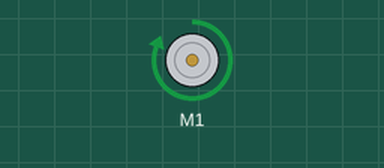
Simulated run of this sketch. Board: Arduino Uno, built with avr-gcc and run on an emulated ATmega328P. Shown: DC motor (green arrow = forward, orange = backward, longer = faster).

Above: at 0.1 s.
Timing chart, 0 to 1.6 s (numbered marks = the images above):
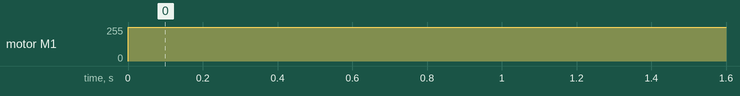

Measured:
- by itself, motor M1: stopped → forward 255/255 at 0.00 s

The sketch:

Adafruit.ino
```cpp
#include <Wire.h>
#include <Adafruit_MotorShield.h>
#include "utility/Adafruit_MS_PWMServoDriver.h"

Adafruit_MotorShield AFMS = Adafruit_MotorShield();
Adafruit_DCMotor *myMotor = AFMS.getMotor(1);

void setup() {
  // put your setup code here, to run once:
  AFMS.begin();

}

void loop() {
  // put your main code here, to run repeatedly:
  myMotor->setSpeed(255);
  myMotor->run(FORWARD);
}
```
